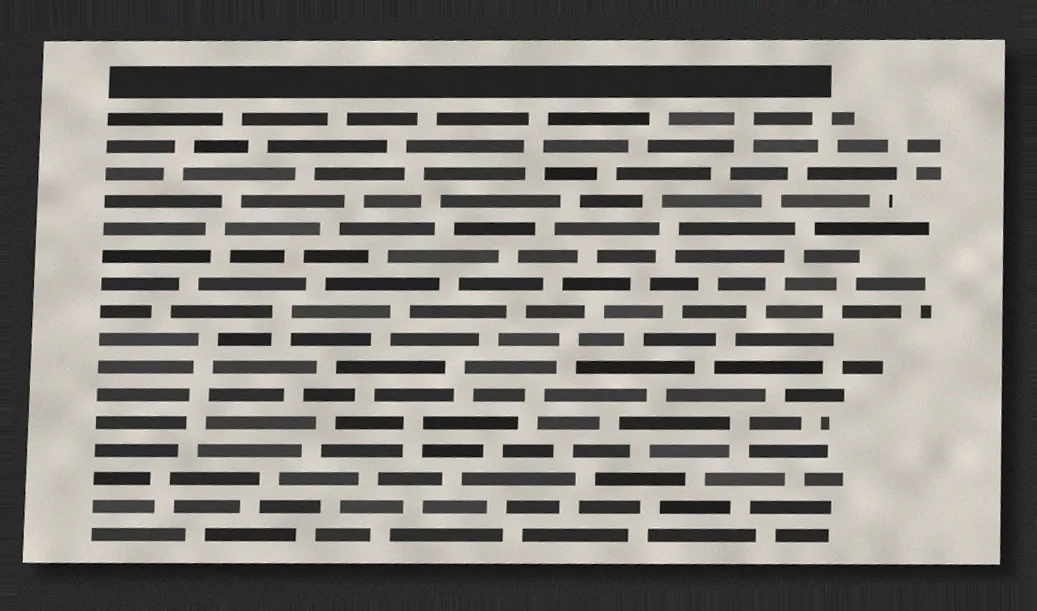
#> input picture media/1575bb104133-00-1600.webp, 1037 x 611 px; its folder holds only this picture in this run
$ python -i rectify.py   (imports and definitions only)
#> lines starting #> are read from the running program, lines starting #| are printed output that depends on the picture; after the words box and inside, x2 and y2 are one past the last pixel; in counts of white or black regions, pixels touching at a corner belong together
"""Rectify: turn a detected quad into a flat, upright archival image.

Two rotations happen here, and they do different jobs:

  * The perspective warp removes the gross geometry - the item was lying at an
    angle and photographed from slightly off-axis. This is driven entirely by
    the four detected corners.
  * The fine deskew removes what is left, typically under two degrees. Corner
    detection is only accurate to a pixel or two, and on a 3000px edge that is
    still enough residual tilt to make newsprint look photographed rather than
    scanned. This pass measures the actual text baselines and straightens to
    them.

Output is a full-resolution JPEG master plus WebP derivatives. Masters stay on
disk and are never published; derivatives are what the site ships.
"""

from __future__ import annotations

import json
import sqlite3
from dataclasses import dataclass
from pathlib import Path
from typing import Any, Sequence

import cv2
import numpy as np

from . import db, geometry
from .ingest import load_oriented


@dataclass
class RectifyResult:
    item_id: str
    master_path: Path
    width: int
    height: int
    fine_skew_deg: float
    derivatives: list[dict[str, Any]]


# [21 lines left out: functions _read_source_bgr, warp_quad, not called in this run]


DESKEW_WORK_EDGE = 900


def _ink_mask(image: np.ndarray) -> np.ndarray:
    """Binary mask of the dark marks on an item, downscaled for the search."""
    gray = cv2.cvtColor(image, cv2.COLOR_BGR2GRAY) if image.ndim == 3 else image

    h, w = gray.shape[:2]
#> h = 611; w = 1037
    if max(h, w) > DESKEW_WORK_EDGE:
        factor = DESKEW_WORK_EDGE / max(h, w)
#> factor = 0.868
        gray = cv2.resize(
            gray, (max(1, int(w * factor)), max(1, int(h * factor))),
            interpolation=cv2.INTER_AREA,
        )
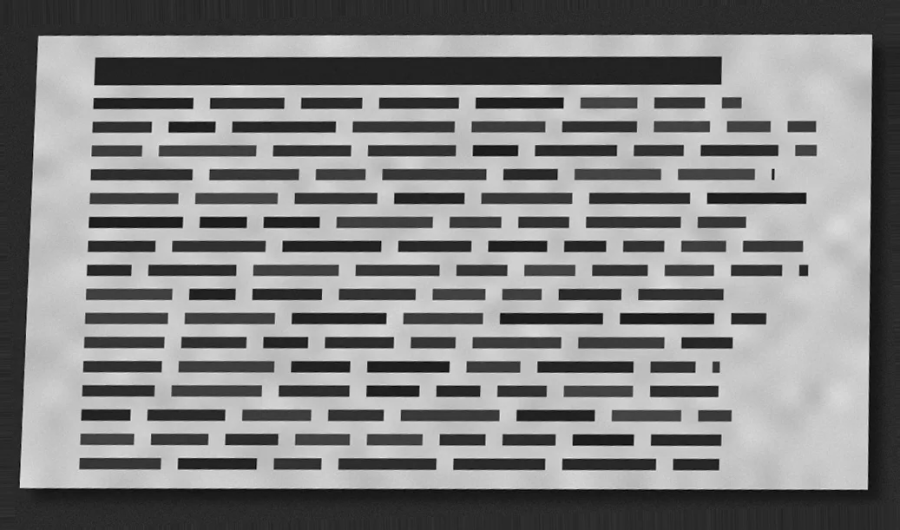
#> gray: shape (530, 900); min 6, max 234, mean 129.6

    gray = cv2.GaussianBlur(gray, (3, 3), 0)
    _, mask = cv2.threshold(gray, 0, 255, cv2.THRESH_BINARY_INV + cv2.THRESH_OTSU)
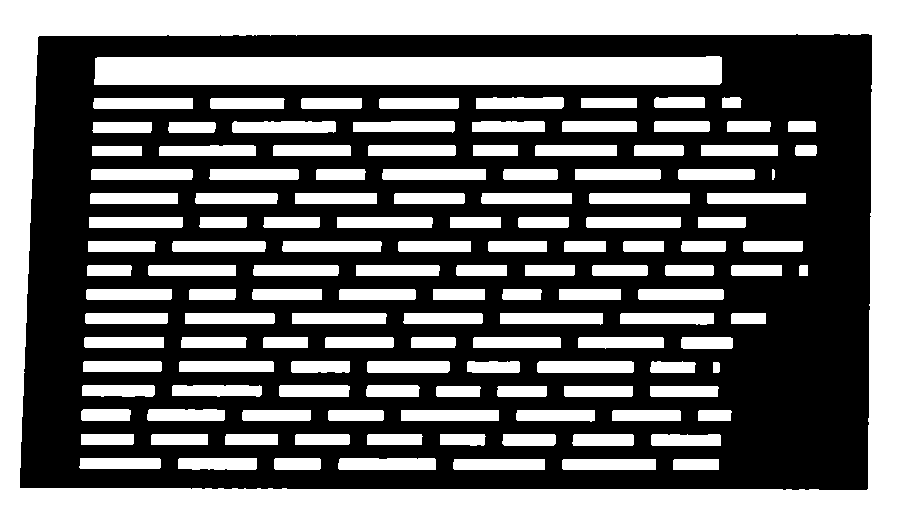
#> mask: shape (530, 900); 44.1% white; 133 white regions, largest, box (x1, y1, x2, y2) and area: (0, 0, 900, 530) 95523, (94, 56, 722, 85) 17571, (232, 121, 336, 133) 1186
    return mask


def _profile_score(mask: np.ndarray, angle: float) -> float:
    """How sharply the mask's rows separate at this rotation.

    Rotating text into true horizontal makes every row either dense with ink
    or empty, so the row-sum profile becomes a comb of tall peaks. Variance of
    that profile therefore peaks at the correct angle. Squaring the row
    differences rewards sharp transitions and keeps the score sensitive at
    fractions of a degree, where a Hough accumulator's angular bins cannot
    tell one candidate from the next.
    """
    if abs(angle) > 1e-9:
        h, w = mask.shape[:2]
        matrix = cv2.getRotationMatrix2D((w / 2.0, h / 2.0), angle, 1.0)
        # Constant zero border, not BORDER_REPLICATE: replicating edge pixels
        # would smear ink into the corners the rotation opens up and reward
        # larger angles for a reason that has nothing to do with alignment.
        rotated = cv2.warpAffine(
            mask, matrix, (w, h),
            flags=cv2.INTER_NEAREST, borderMode=cv2.BORDER_CONSTANT, borderValue=0,
        )
    else:
        rotated = mask

    profile = rotated.sum(axis=1, dtype=np.float64)
    if profile.size < 3:
        return 0.0
    return float(np.diff(profile).var())


def estimate_skew(image: np.ndarray, max_angle: float = 5.0) -> float:
    """Residual rotation in degrees; apply it with `rotate_image` to correct.

    Uses a projection profile with a coarse-to-fine search rather than a Hough
    transform. Hough resolves lines well but quantises angle by the
    accumulator's theta step, which is far too blunt here - the corrections
    that matter after perspective warping are fractions of a degree, and a
    Hough estimate would report exactly 0.0 for a visibly tilted scan.

    Returns 0.0 when there is not enough ink to measure. Doing nothing beats
    rotating on noise, since every rotation costs a resample.
    """
    if image.ndim == 3:
        if min(image.shape[:2]) < 40:
            return 0.0
    elif min(image.shape[:2]) < 40:
        return 0.0

    mask = _ink_mask(image)
    # Too little or too much ink means no usable line structure - a blank
    # patch or a solid black frame both score meaninglessly.
    coverage = float(mask.mean()) / 255.0
#> coverage = 0.441
    if coverage < 0.01 or coverage > 0.95:
        return 0.0

    best = 0.0
    span, step = float(max_angle), 0.5
    for _ in range(3):  # 0.5deg -> 0.1deg -> 0.02deg
        lo, hi = best - span, best + span
        candidates = np.arange(lo, hi + step / 2, step)
        candidates = candidates[np.abs(candidates) <= max_angle + 1e-9]
        if candidates.size == 0:
            break
        scores = [_profile_score(mask, float(a)) for a in candidates]
        best = float(candidates[int(np.argmax(scores))])
        span, step = step, step / 5.0
#> this loop made 3 passes
#> (lo, hi, best) on passes 2 to 3: (-0.5, 0.5, -1.11e-16), (-0.1, 0.1, -0.06)
#> best on pass 1: 0
#> pass 1, in _profile_score, `rotated = cv2.warpAffine( mask, matrix, (w, h), flags=cv2.INTER_NEARES..`:
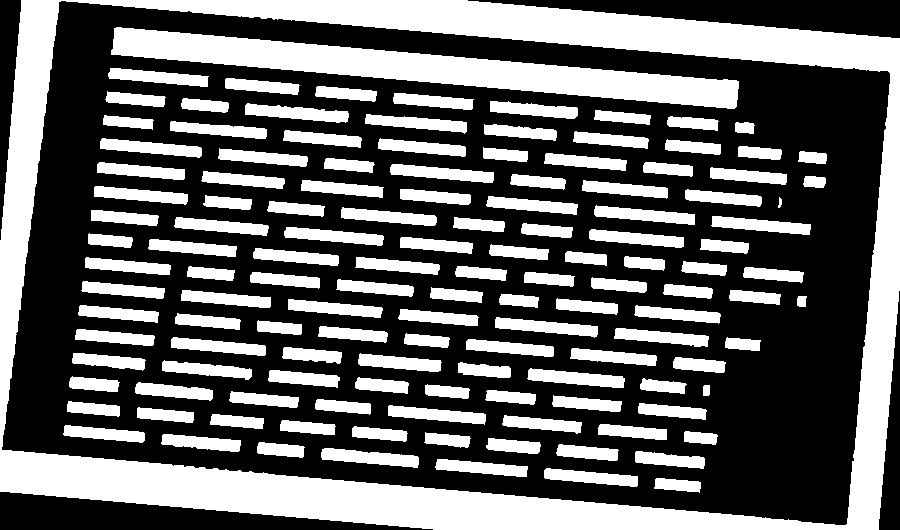
#> rotated: shape (530, 900); 39.5% white; 133 white regions, largest, box (x1, y1, x2, y2) and area: (0, 0, 900, 530) 73444, (111, 27, 739, 109) 17569, (245, 103, 349, 123) 1186
#> pass 1, in _profile_score (call 2), `rotated = cv2.warpAffine( mask, matrix, (w, h), flags=cv2.INTER_NEARES..`:
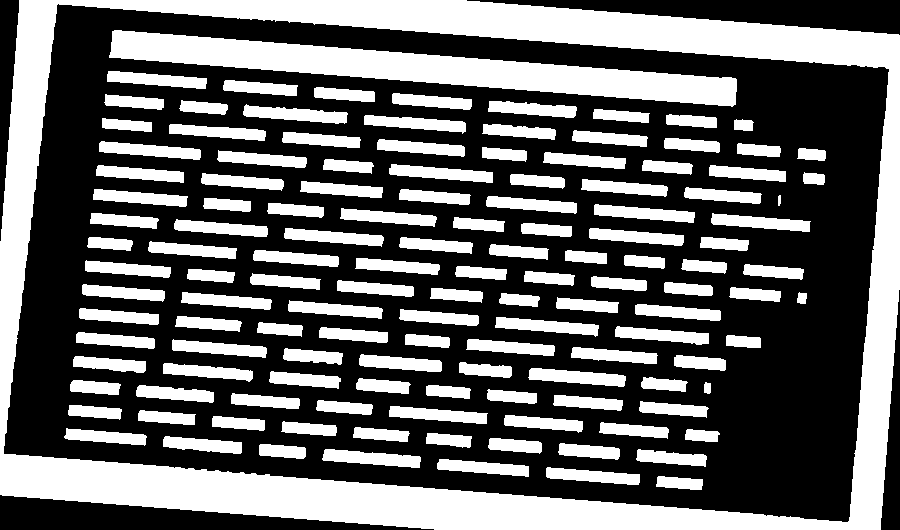
#> rotated: shape (530, 900); 39.9% white; 133 white regions, largest, box (x1, y1, x2, y2) and area: (0, 0, 900, 530) 75503, (109, 30, 737, 107) 17571, (243, 104, 348, 124) 1186
#> pass 1, in _profile_score (call 3), `rotated = cv2.warpAffine( mask, matrix, (w, h), flags=cv2.INTER_NEARES..`:
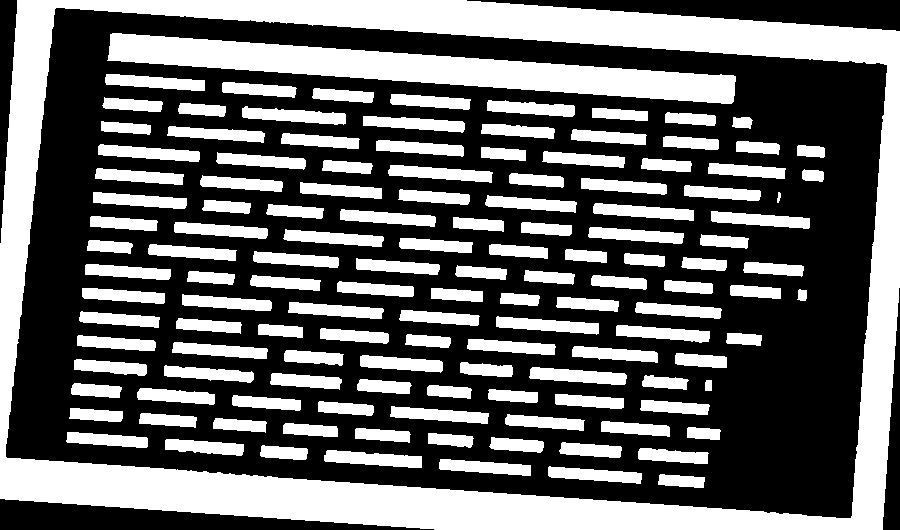
#> rotated: shape (530, 900); 40.3% white; 133 white regions, largest, box (x1, y1, x2, y2) and area: (0, 0, 900, 530) 77599, (107, 33, 736, 104) 17572, (242, 106, 346, 125) 1186
#> pass 1, in _profile_score (call 4), `rotated = cv2.warpAffine( mask, matrix, (w, h), flags=cv2.INTER_NEARES..`:
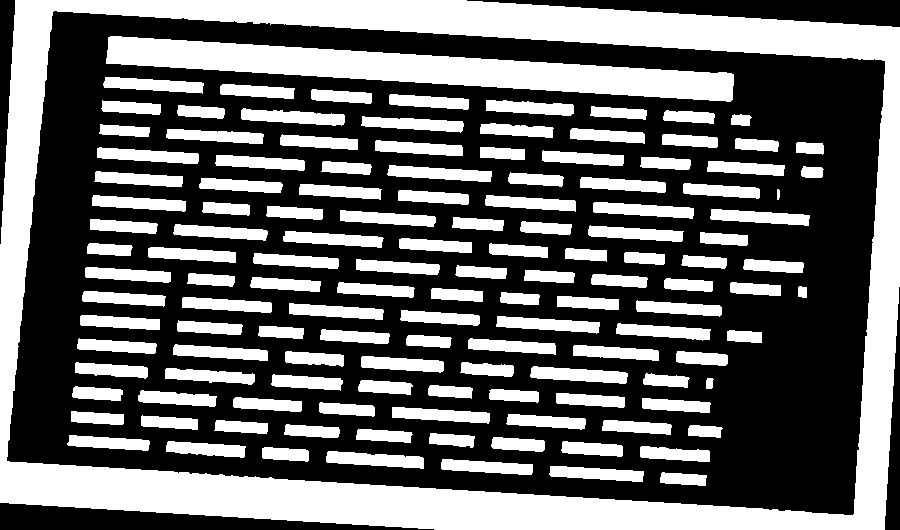
#> rotated: shape (530, 900); 40.8% white; 133 white regions, largest, box (x1, y1, x2, y2) and area: (0, 0, 900, 530) 79716, (106, 36, 734, 102) 17574, (241, 108, 345, 126) 1185

    return 0.0 if abs(best) < 1e-3 else round(best, 3)


# [179 lines left out: functions rotate_image, apply_orientation, write_derivatives, rectify_item, rectify_pending, not called in this run]

>>> import cv2
>>> picture = cv2.cvtColor(cv2.imread('../../media/1575bb104133-00-1600.webp'), cv2.COLOR_BGR2RGB)
>>> result = estimate_skew(picture)
#> result = -0.06
